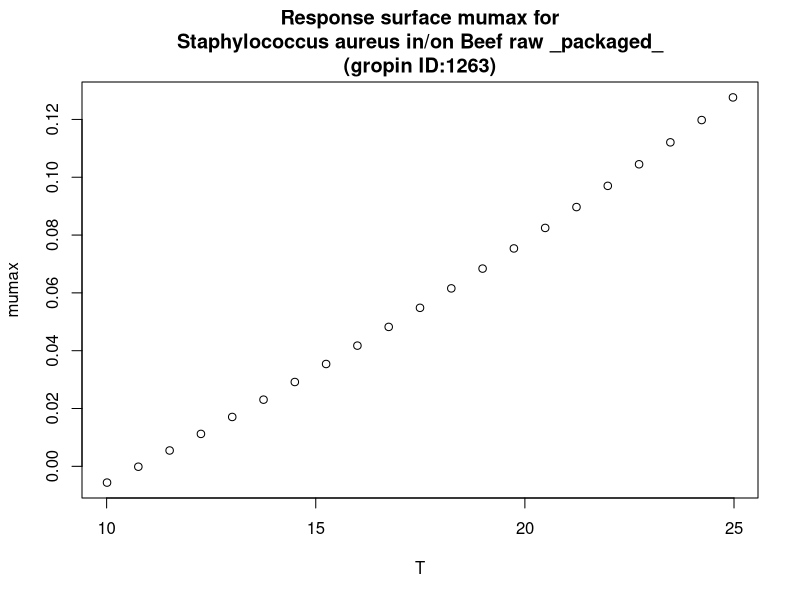

Write R code to recreate this figure.
#############################
# start of Parameter script
#############################
T <- seq(10.01,24.975024975025,length.out=21)
#############################
# end of Parameter script
#############################
############################# 
# start of Model script Gropin ID 1263 
#############################
 
# constant coefficients for this model
 
variables <- data.frame(T)
argumentsPar <- expand.grid(variables)
 
# heart of the model
response_surface <- function(T) {
   mumax <-0.005052*T-0.06723+0.0001101*T^2

return(mumax=mumax)
} 

# output parameters
responseSurface <- cbind(argumentsPar,response_surface(argumentsPar['T']))
colnames(responseSurface) <- c(colnames(argumentsPar),'mumax')
#############################
# End of Model script
#############################
############################# 
# start of Visualisation script Gropin ID 1263 
#############################
plot(T,responseSurface$'mumax',xlab='T',
                          ylab='mumax',main='Response surface mumax for
Staphylococcus aureus in/on Beef raw _packaged_
(gropin ID:1263)')
#############################
# End of Visualisation script
#############################
